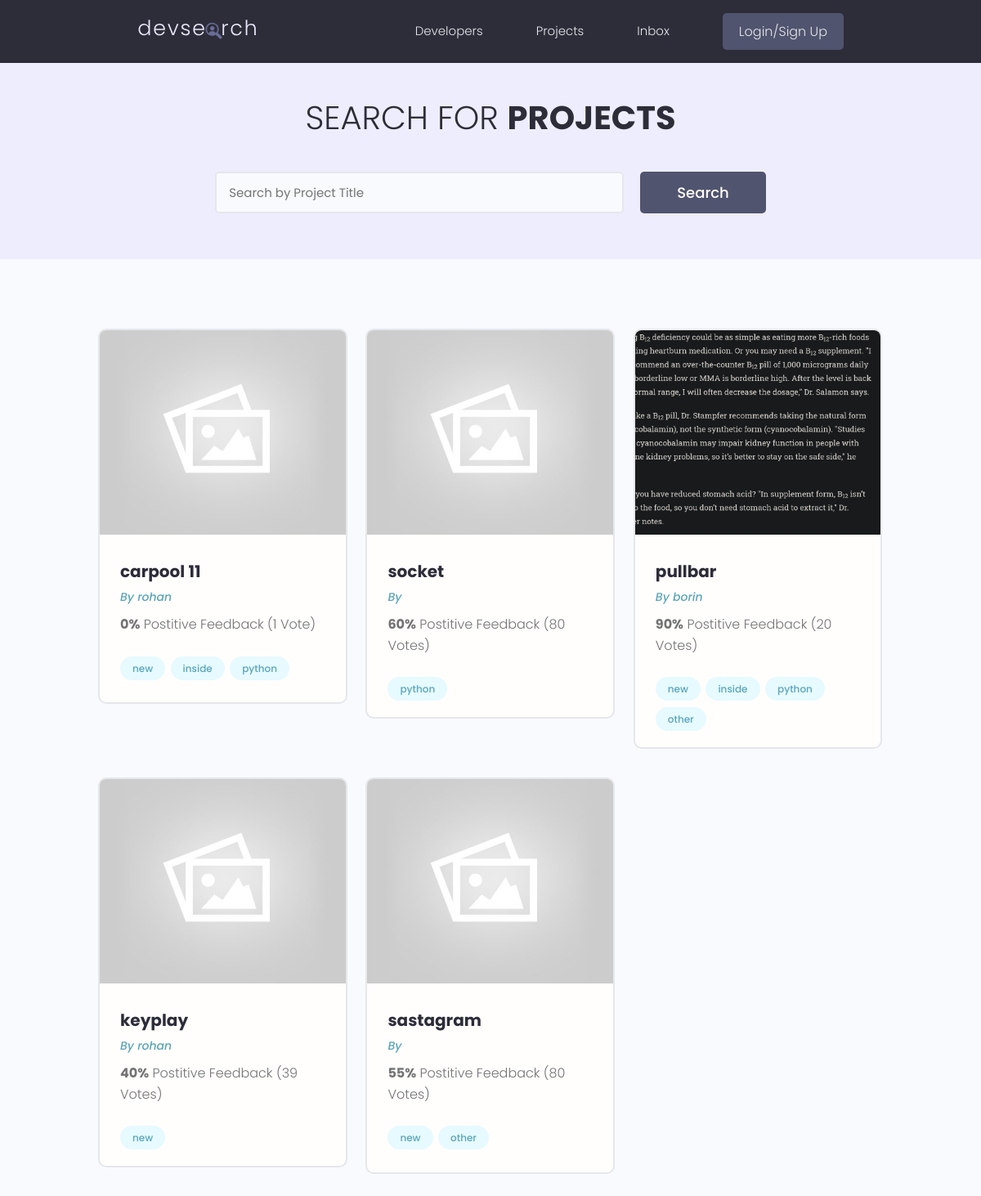
The app's page /project/ with its own data.
### project/models.py (models this page shows, shortened)
class project(models.Model):
    owner = models.ForeignKey(Profile,null=True,blank=True,on_delete=models.SET_NULL)
    title = models.CharField( max_length=200)
    description = models.TextField( null = True , blank = True )
    featured_image = models.ImageField(null=True,blank=True,default="default.jpg")
    demo_link = models.CharField( max_length=2000,null = True , blank = True)
    source_link = models.CharField( max_length=2000,null = True , blank = True)
    tags = models.ManyToManyField('Tag',blank=True)
    vote_total = models.IntegerField(default = 0 ,null = True,blank = True)
    vote_ratio = models.IntegerField(default = 0 ,null = True,blank = True)
    created = models.DateTimeField(auto_now_add=True)
    id = models.UUIDField( default = uuid.uuid4,unique = True,editable = False,primary_key = True)

class Tag(models.Model):
    name = models.CharField( max_length=200)
    created = models.DateTimeField(auto_now_add=True)
    id = models.UUIDField( default = uuid.uuid4,unique = True,editable = False,primary_key = True)
    def __str__(self):
        return self.name

### users/models.py (models this page shows, shortened)
class Profile(models.Model):
    user = models.OneToOneField(User,on_delete=models.CASCADE,null=True,blank=True)
    name = models.CharField(max_length=200,blank=True,null=True)
    username =  models.CharField(max_length=200,blank=True,null=True)
    email = models.EmailField(max_length=500,blank=True,null=True)
    location = models.CharField(max_length=200,blank=True,null=True)
    short_intro = models.CharField(max_length=200,blank=True,null=True)
    bio = models.TextField(blank=True,null=True)
    profile_image = models.ImageField(blank=True,null=True,upload_to='profiles/',default='profiles/user-default.png')
    social_github = models.CharField(max_length=200,blank=True,null=True)
    social_twitter = models.CharField(max_length=200,blank=True,null=True)
    social_linkedin = models.CharField(max_length=200,blank=True,null=True)
    social_youtube = models.CharField(max_length=200,blank=True,null=True)
    social_website = models.CharField(max_length=200,blank=True,null=True)
    created = models.DateTimeField(auto_now_add=True)
    id = models.UUIDField( default = uuid.uuid4,unique = True,editable = False,primary_key = True)
    class Meta:
        ordering = ['created']

### project/views.py (the view)
# urls.py: path('project/',include('project.urls')),
def project(request):
    project = projectmodel.objects.all()
    context={ 'project': project }
    return render(request,'project/project.html', context )

### project/templates/project/project.html (shortened to what this page needs)
{% extends "main.html" %}
{% block content %}
<main class="projects">
    <section class="hero-section text-center">
      <div class="container container--narrow">
        <div class="hero-section__box">
          <h2>Search for <span>Projects</span></h2>
        </div>
        <div class="hero-section__search">
          <form class="form" action="#" method="get">
            <div class="form__field">
              <input class="input input--text" id="formInput#search" type="text" name="text"
                placeholder="Search by Project Title" />
            </div>
            <input class="btn btn--sub btn--lg" type="submit" value="Search" />
          </form>
        </div>
      </div>
    </section>
    <section class="projectsList">
      <div class="container">
        <div class="grid grid--three">
          {% for project in project %}
          <div class="column">
            <div class="card project">
              <a href="{% url "proj" project.id %}" class="project">
                <img class="project__thumbnail" src="{{project.featured_image.url}}" alt="project thumbnail" />
                <div class="card__body">
                  <h3 class="project__title">{{project.title}}</h3>
                  <p><a class="project__author" href="{% url 'profiles'   %}">By {{project.owner.name}}</a></p>
                  <p class="project--rating">
                    <span style="font-weight: bold;">{{project.vote_ratio}}%</span> Postitive
                    Feedback ({{project.vote_total}} Vote{{project.vote_total|pluralize:"s"}})
                  </p>
                  <div class="project__tags">
                    {% for tag in project.tags.all %}
                    <span class="tag tag--pill tag--main">
                      <small>{{tag}}</small>
                    </span>
                    {% endfor %}
                  </div>
                </div>
              </a>
            </div>
          </div>
          {% endfor %}
        </div>
      </div>
    </section>
  </main>
{% endblock content %}

### static/styles/app.css (style rules this page uses)
:root { --color-sub: #2d2d39; }
.btn--sub { background-color: var(--color-sub-light); }
.card { border: 2px solid var(--color-light); }
img { width: 100%; }
.hero-section { height: 40vh; display: flex; align-items: center; background-color: var(--color-sub); }
.hero-section__box { margin-bottom: 4rem; }
.hero-section__box > h2, .hero-section__box > h2 > span { font-size: 4rem; color: var(--color-light); line-height: 1.3; text-transform: uppercase; }
.hero-section__box > h2 { font-weight: 300; }
.hero-section__box > h2 > span { font-weight: 700; }
.hero-section__search > .form { display: flex; align-items: center; justify-content: center; gap: 2rem; }
.hero-section__search > .form input.input--text { width: 50rem; }
.project__author { font-size: 1.4rem; font-style: italic; }
.project--rating { margin-bottom: 1.6em; margin-top: .5em; }
.projects > .hero-section { background: var(--color-sub-lighter); height: 30vh; }
.projects .hero-section__box { margin-bottom: 2.5rem; }
.projects .hero-section__box > h2 { color: var(--color-sub); }
.projects .hero-section__box > h2 > span { font-weight: 700; color: var(--color-sub); }
.projectsList { margin-top: 8rem; }
.project__thumbnail { height: 25rem; object-fit: cover; object-position: top center; }
.project__title { font-size: 2rem; font-weight: 700; color: var(--color-sub); }

### static/uikit/styles/modules/_variables.css (style rules this page uses)
:root { --color-main: #5aa5b9; --color-main-light: #e6faff; --color-sub: #3f4156; --color-sub-light: #51546e; --color-sub-lighter: #ededfd; --color-text: #737373; --color-gray: #8b8b8b; --color-light: #e5e7eb; --color-light-gray: #767676; --color-bg: #f8fafd; --color-white: #fffefd; --color-white-light: #f3f3f3; --color-success: #359e64; --color-success-bg: #def8e8; --color-error: #fc4b0b; --color-error-bg: #fff2ee; --font-base: 'Poppins', arial, helvetica, 'Segoe UI', roboto, ubuntu, sans-serif; --font-monospace: 'Fira Code', 'Courier New', courier, monospace; --font-regular: 300; --font-medium: 500; --font-bold: 700; --generic-shadow: 1px 1px 5px #00000010; --generic-transition: all 0.3s ease-in-out; }

### static/uikit/styles/modules/_base.css (style rules this page uses)
* { margin: 0; padding: 0; box-sizing: border-box; text-rendering: optimizeLegibility; color: inherit; font-size: inherit; }
html { font-size: 50%; }
@media only screen and (min-width: 480px) { html { font-size: 56.25%; } }
@media only screen and (min-width: 1200px) { html { font-size: 62.5%; } }
body { line-height: 1.6; font-weight: 400; font-size: 1.5rem; color: var(--color-text); background-color: var(--color-bg); min-height: 100vh; }

### static/uikit/styles/modules/_typography.css (style rules this page uses)
* { font-family: var(--font-base); }
h2 { font-size: 3.6rem; font-weight: var(--font-bold); }
h3 { font-size: 3.2rem; font-weight: var(--font-medium); }
p, span, strong { font-size: 1.6rem; color: var(--color-text); font-weight: var(--font-regular); }
a { padding-bottom: 2px; text-decoration: none; display: inline-block; color: var(--color-main); font-weight: var(--font-medium); }

### static/uikit/styles/modules/_utilities.css (style rules this page uses)
.container { width: 92%; max-width: 165rem; margin: 0 auto; box-sizing: border-box; }
.container--narrow { width: 92%; max-width: 120rem; }
@media screen and (min-width: 1000px) { .container { width: 90%; } }
@media screen and (min-width: 1000px) { .container--narrow { width: 85%; } }
@media screen and (min-width: 1200px) { .container { width: 80%; } }
@media screen and (min-width: 1200px) { .container--narrow { width: 72%; } }
.text-center { text-align: center; }

### static/uikit/styles/modules/_button.css (style rules this page uses)
.btn { display: inline-block; position: relative; cursor: pointer; background-color: var(--color-light); font-weight: var(--font-medium); color: var(--color-sub); text-decoration: none; padding: 1rem 2rem; border-radius: 0.5rem; border: none; width: -webkit-fit-content; width: -moz-fit-content; width: fit-content; height: -webkit-fit-content; height: -moz-fit-content; height: fit-content; font-size: 1.6rem; outline-width: 0; outline-color: transparent; -webkit-backface-visibility: hidden; backface-visibility: hidden; transition: all 0.3s ease-in-out; }
.btn--sub { background-color: var(--color-sub); color: var(--color-white); }
.btn--lg { font-size: 1.8rem; padding: 1.2rem 4.5rem; }

### static/uikit/styles/modules/_card.css (style rules this page uses)
.card { border-radius: 1rem; background-color: var(--color-white); border: 1.5px solid var(--color-light); width: auto; height: auto; margin-top: 0.5rem; margin-bottom: 0.5rem; overflow: hidden; }
.card__body, .card__header { padding: 2rem 2.5rem; }

### records on screen
project: featured_image (placeholder picture), title "carpool 11", owner.name "rohan", vote_ratio "0", vote_total "1"
Tag: name "new"
Tag: name "inside"
Tag: name "python"
project: featured_image (placeholder picture), title "socket", vote_ratio "60", vote_total "80"
project: featured_image (picture), title "pullbar", owner.name "borin", vote_ratio "90", vote_total "20"
Tag: name "other"
project: featured_image (placeholder picture), title "keyplay", owner.name "rohan", vote_ratio "40", vote_total "39"
project: featured_image (placeholder picture), title "sastagram", vote_ratio "55", vote_total "80"
